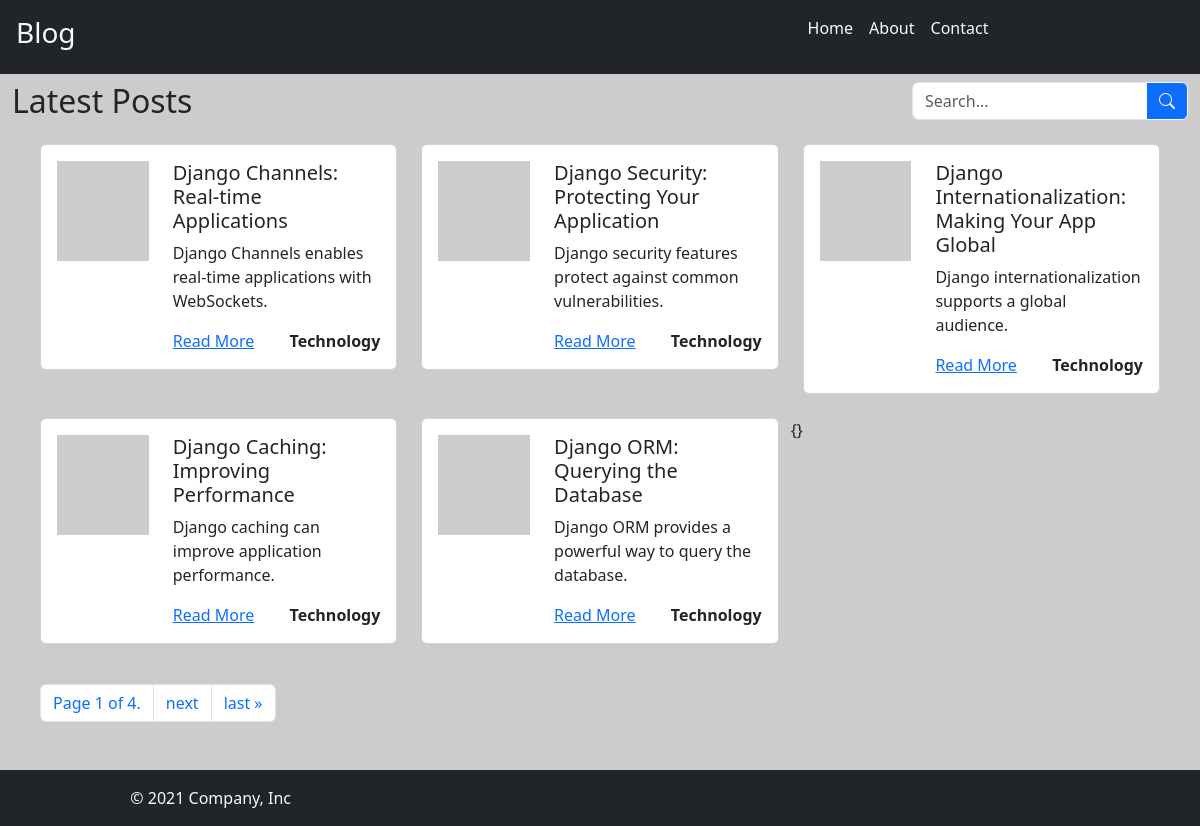
Screenshot of /blog/ with the database file from the repository.
### blog/models.py (models this page shows, shortened)
class Post(models.Model):
    title = models.CharField(max_length=100)
    content = models.TextField()
    img_url = models.URLField(blank=True, null=True)
    created_at = models.DateTimeField(auto_now_add=True)
    slug = models.SlugField(
        unique=True,
        blank=True,
        max_length=100
    )
    category = models.ForeignKey(category, on_delete=models.CASCADE)

class category(models.Model):
    name=models.CharField(max_length=100)

### blog/views.py (the view)
# urls.py: path("",views.index,name="index"),
def index(request):
    blog_title = "Latest Posts"
    all_posts = Post.objects.all().order_by('-created_at')
    paginator = Paginator(all_posts, 5)  # 5 posts per page
    page_number = request.GET.get('page')
    page_obj = paginator.get_page(page_number)
    return render(request, 'index.html', {
        'blog_title': blog_title,
        'post_obj': page_obj,
        'page_obj': page_obj,
    })

### blog/templates/index.html (shortened to what this page needs)
{% extends "base.html" %}
{% block content %}
    <div class="container-fluid ">
        <div class="row my-2">
            <div class="col">
                <h2 > {{blog_title}} </h2>
            </div>
            <div class="col-3">
                <div class="input-group">
                    <input type="text" class="form-control" placeholder="Search..." aria-label="Search">
                    <button class="btn btn-outline-light btn-primary " type="button" id="button-search">
                      <i class="bi bi-search"></i>
                    </button>
                  </div>
            </div>
        </div>
        <div class="row m-3">
            {% if post_obj %}
            {% for con in post_obj %}
            <div class="col-4 mb-4">
                <div class="card">
                    <div class="card-body">
                        <div class="row">
                            <div class="col-md-4">
                                <img style="height:100px; width: 300px;"  src="{{ con.img_url }}" class="img-fluid" alt="{{ con.title }}">
                            </div>
                            <div class="col-md-8">
                                <h5 class="card-title"> {{con.title}} </h5>
                                <p class="card-text"> {{con.content}} </p>
                                <div class="d-flex justify-content-between">
                                     <a href="{% url 'blog:detail'  slug=con.slug %}">Read More</a>
                                    <a class="text-decoration-none text-dark fw-bold" href="#">{{con.category.name}}</a>
                                </div>
                            </div>
                        </div>
                    </div>
                </div>
            </div>{% endfor %}
               {% else %}
                  <p>No Posts Available</p>
               {% endif %}
{}
            <div class="col-12 my-3">
                {% if post_obj.has_other_pages %}
                <nav aria-label="Page navigation">
                    <ul class="pagination">
                        <li class="page-item"><span class="page-link">Page {{ post_obj.number }} of {{ post_obj.paginator.num_pages }}.</span></li>
                        {% if post_obj.has_next %}
                        <li class="page-item">
                            <a class="page-link" href="?page={{ post_obj.next_page_number }}" aria-label="Next">
                                <span aria-hidden="true">next</span>
                            </a>
                        </li>
                        {% endif %}
                        {% if post_obj.has_next %}
                        <li class="page-item">
                            <a class="page-link" href="?page={{ post_obj.paginator.num_pages }}" aria-label="Last">
                                <span aria-hidden="true">last &raquo;</span>
                            </a>
                        </li>
                        {% endif %}
                    </ul>
                </nav>
                {% endif %}
            </div>
        </div>
    </div>
    {% endblock content %}

### blog/templates/base.html (shortened to what this page needs)
{% load static %}
<!DOCTYPE html>
<html lang="en">
<head>
    <link href="https://cdn.jsdelivr.net/npm/bootstrap@5.3.3/dist/css/bootstrap.min.css" rel="stylesheet">
    <link rel="stylesheet" href="{% static 'style.css' %}">
    <link rel="stylesheet" href="https://cdn.jsdelivr.net/npm/bootstrap-icons@1.3.0/font/bootstrap-icons.css">
</head>
<body >
    {% include "includes/header.html" %}
    {% block content %}
    {% endblock content %}
     {% include "includes/footer.html" %}
</body>
</html>

### blog/templates/includes/header.html
  <header class="p-3 bg-dark text-white">
        <div class="row">
            <div class="col">
                <a class="text-light text-decoration-none" href="{% url 'blog:index' %}">
                    <h3>Blog </h3>
                </a>
            </div>
            <div class="col">
                <div class="d-flex justify-content-center gap-3">
                    <a class="text-light text-decoration-none" href="">Home</a>
                    <a class="text-light text-decoration-none" href="">About</a>
                    <a class="text-light text-decoration-none" href="">Contact</a>
                </div>
            </div>
        </div>
    </header>

### blog/templates/includes/footer.html
  <footer class="bg-dark text-light p-3">
        <div class="col-4 d-flex justify-content-center align-items-center">
          <span class="text-light">© 2021 Company, Inc</span>
        </div>
    </footer>

### blog/static/style.css (style rules this page uses)
body { background-color: #cccccc; }

### rows the page displays
Post: title "Django Channels: Real-time Applications", content "Django Channels enables real-time applications with WebSockets.", category.name "Technology"
Post: title "Django Security: Protecting Your Application", content "Django security features protect against common vulnerabilities.", category.name "Technology"
Post: title "Django Internationalization: Making Your App Global", content "Django internationalization supports a global audience.", category.name "Technology"
Post: title "Django Caching: Improving Performance", content "Django caching can improve application performance.", category.name "Technology"
Post: title "Django ORM: Querying the Database", content "Django ORM provides a powerful way to query the database.", category.name "Technology"

### other values shown
{{ blog_title }} "Latest Posts"
{{ post_obj.number }} "1"
{{ post_obj.paginator.num_pages }} "4"
